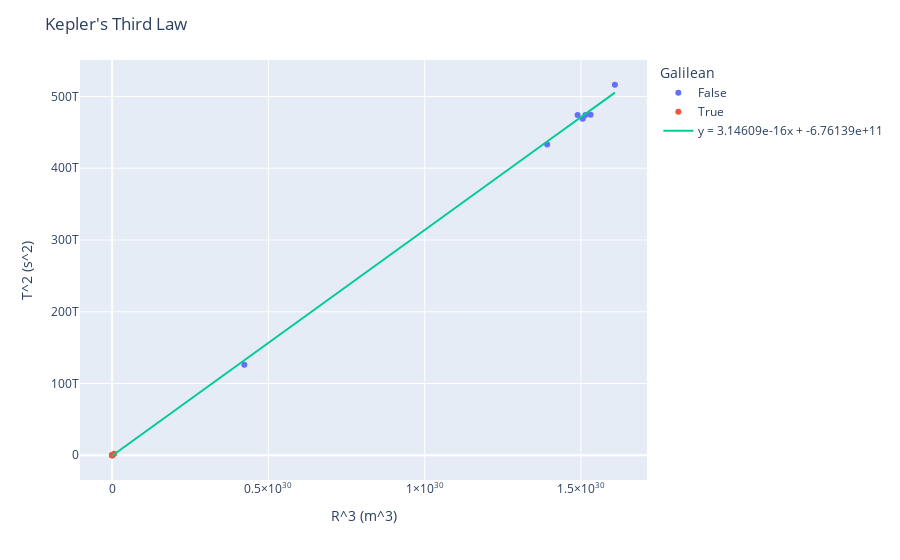

Source (notebook cell):
### Code cell
# Plot 
fig = px.scatter(df, x='R3', y='T2', hover_name='Name', color='Galilean')
fig.update_layout(
    title='Kepler\'s Third Law',
    xaxis_title='R^3 (m^3)',
    yaxis_title='T^2 (s^2)',
    showlegend=True
)

# Calculate the slope of the best fit line
m, b = np.polyfit(df['R3'], df['T2'], 1)

# Plot the best fit line and the equation
fig.add_trace(go.Scatter(x=df['R3'], y=m*df['R3']+b, mode='lines', name='y = {:.5e}x + {:.5e}'.format(m, b)))
fig.show()

# Calculate Mass of Jupiter
G = 6.67430e-11
print(m)
M = 4 * np.pi**2 / (G * m)
print('Mass of Jupiter: {:.5e} kg'.format(M))

### Figure 1 — Plotly figure (JSON) as saved in the notebook; plotly's stock layout.template omitted (floating-point values rounded to 4 significant figures)
{"data": [{"hovertemplate": "<b>%{hovertext}</b><br><br>Galilean=False<br>R3=%{x}<br>T2=%{y}<extra></extra>", "hovertext": ["Metis", "Adrastea", "Amalthea", "Thebe", "Themisto", "Leda", "S/2018 J2", "Himalia", "Ersa", "Pandia", "S/2011 J3"], "legendgroup": "False", "marker": {"color": "#636efa", "symbol": "circle"}, "mode": "markers", "name": "False", "orientation": "v", "showlegend": true, "type": "scatter", "x": [2.098e+24, 2.147e+24, 5.977e+24, 1.093e+25, 4.231e+29, 1.392e+30, 1.489e+30, 1.505e+30, 1.514e+30, 1.531e+30, 1.609e+30], "xaxis": "x", "y": [671800000.0, 671800000.0, 1866240000, 3451797504, 126157824000000, 433212605337600, 474054819840000, 468802175385600, 474054819840000, 474431128473600, 516343818240000], "yaxis": "y"}, {"hovertemplate": "<b>%{hovertext}</b><br><br>Galilean=True<br>R3=%{x}<br>T2=%{y}<extra></extra>", "hovertext": ["Io", "Europa", "Ganymede", "Callisto"], "legendgroup": "True", "marker": {"color": "#EF553B", "symbol": "circle"}, "mode": "markers", "name": "True", "orientation": "v", "showlegend": true, "type": "scatter", "x": [7.602e+25, 3.044e+26, 1.235e+27, 6.699e+27], "xaxis": "x", "y": [23386973184, 94080000000.0, 382695653376, 2079000000000.0], "yaxis": "y"}, {"mode": "lines", "name": "y = 3.14609e-16x + -6.76139e+11", "type": "scatter", "x": [2.098e+24, 2.147e+24, 5.977e+24, 1.093e+25, 7.602e+25, 3.044e+26, 1.235e+27, 6.699e+27, 4.231e+29, 1.392e+30, 1.489e+30, 1.505e+30, 1.514e+30, 1.531e+30, 1.609e+30], "y": [-675500000000.0, -675500000000.0, -674300000000.0, -672700000000.0, -652200000000.0, -580400000000.0, -287400000000.0, 1431000000000.0, 132400000000000.0, 437200000000000.0, 467900000000000.0, 472963292821164, 475700000000000.0, 480900000000000.0, 505400000000000.0]}], "layout": {"legend": {"title": {"text": "Galilean"}, "tracegroupgap": 0}, "margin": {"t": 60}, "showlegend": true, "title": {"text": "Kepler's Third Law"}, "xaxis": {"anchor": "y", "domain": [0, 1], "title": {"text": "R^3 (m^3)"}}, "yaxis": {"anchor": "x", "domain": [0, 1], "title": {"text": "T^2 (s^2)"}}}}
